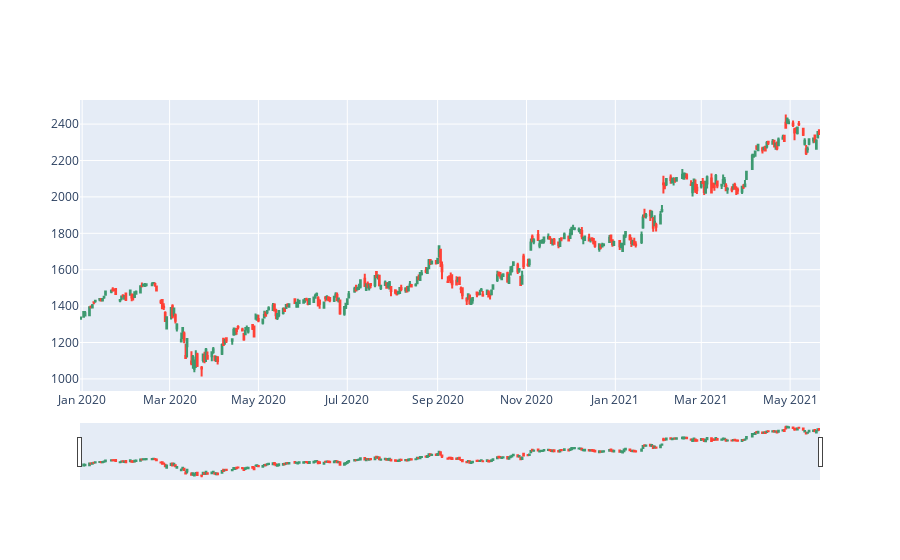

The notebook cell saved with this chart:
### Code cell
plot_candlestick(google_data.reset_index())

### Figure 1 — Plotly figure (JSON) as saved in the notebook; plotly's stock layout.template omitted (floating-point values rounded to 4 significant figures; data arrays with more than 128 entries replaced by an {"elided": "..."} marker saying what was removed)
{"data": [{"close": {"elided": "351 float values"}, "high": {"elided": "351 float values"}, "low": {"elided": "351 float values"}, "open": {"elided": "351 float values"}, "type": "candlestick", "x": {"elided": "351 str values"}}], "layout": {}}
